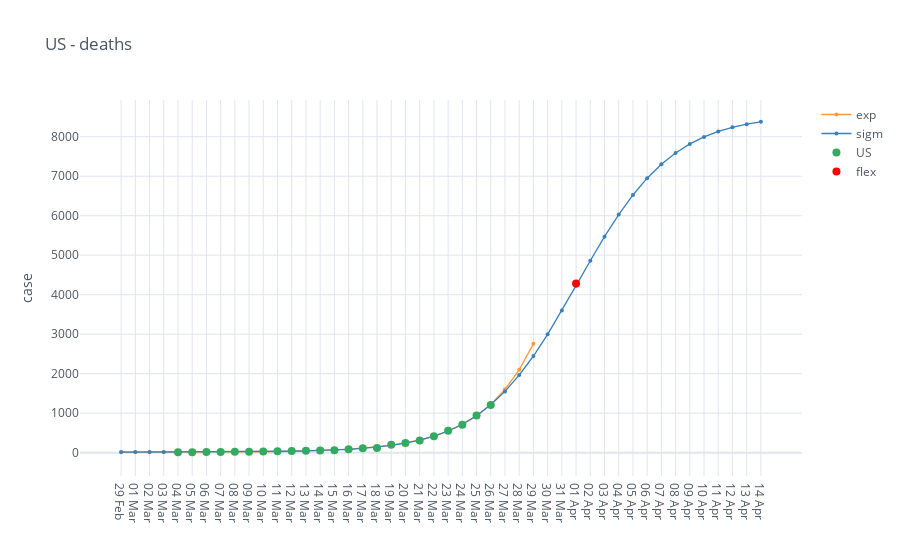

Notebook code for this chart:
### Code cell
death_cases = io.world_load_cases(io.get_filename_death_cases(), [country])
condition = death_cases[country] >= 10
death_cases = death_cases[condition]
# deaths
fig_analysis = mp.iplot_analysis_plot(death_cases, title=country + ' - deaths', log_fitting=False)
fig_analysis.show()

### Figure 1 — Plotly figure (JSON) as saved in the notebook; plotly's stock layout.template omitted (floating-point values rounded to 4 significant figures)
{"data": [{"line": {"color": "rgba(255, 153, 51, 1.0)", "dash": "solid", "shape": "linear", "width": 1.3}, "marker": {"size": 4, "symbol": "circle"}, "mode": "lines+markers", "name": "exp", "text": "", "type": "scatter", "x": ["29 Feb", "01 Mar", "02 Mar", "03 Mar", "04 Mar", "05 Mar", "06 Mar", "07 Mar", "08 Mar", "09 Mar", "10 Mar", "11 Mar", "12 Mar", "13 Mar", "14 Mar", "15 Mar", "16 Mar", "17 Mar", "18 Mar", "19 Mar", "20 Mar", "21 Mar", "22 Mar", "23 Mar", "24 Mar", "25 Mar", "26 Mar", "27 Mar", "28 Mar", "29 Mar", "30 Mar", "31 Mar", "01 Apr", "02 Apr", "03 Apr", "04 Apr", "05 Apr", "06 Apr", "07 Apr", "08 Apr", "09 Apr", "10 Apr", "11 Apr", "12 Apr", "13 Apr", "14 Apr"], "y": [9.9, 10.21, 10.62, 11.16, 11.87, 12.81, 14.03, 15.64, 17.76, 20.55, 24.2, 29.01, 35.32, 43.62, 54.53, 68.86, 87.69, 112.4, 145.0, 187.7, 243.9, 317.7, 414.7, 542.2, 709.7, 929.8, 1219.0, 1599.0, 2099.0, 2755.0, "", "", "", "", "", "", "", "", "", "", "", "", "", "", "", ""]}, {"line": {"color": "rgba(55, 128, 191, 1.0)", "dash": "solid", "shape": "linear", "width": 1.3}, "marker": {"size": 4, "symbol": "circle"}, "mode": "lines+markers", "name": "sigm", "text": "", "type": "scatter", "x": ["29 Feb", "01 Mar", "02 Mar", "03 Mar", "04 Mar", "05 Mar", "06 Mar", "07 Mar", "08 Mar", "09 Mar", "10 Mar", "11 Mar", "12 Mar", "13 Mar", "14 Mar", "15 Mar", "16 Mar", "17 Mar", "18 Mar", "19 Mar", "20 Mar", "21 Mar", "22 Mar", "23 Mar", "24 Mar", "25 Mar", "26 Mar", "27 Mar", "28 Mar", "29 Mar", "30 Mar", "31 Mar", "01 Apr", "02 Apr", "03 Apr", "04 Apr", "05 Apr", "06 Apr", "07 Apr", "08 Apr", "09 Apr", "10 Apr", "11 Apr", "12 Apr", "13 Apr", "14 Apr"], "y": [14.12, 14.33, 14.61, 14.99, 15.5, 16.19, 17.11, 18.36, 20.04, 22.3, 25.34, 29.44, 34.95, 42.37, 52.33, 65.72, 83.69, 107.8, 140.0, 183.0, 240.3, 316.2, 416.4, 547.4, 717.5, 935.4, 1211.0, 1551.0, 1963.0, 2447.0, 2997.0, 3598.0, 4228.0, 4861.0, 5469.0, 6029.0, 6526.0, 6951.0, 7304.0, 7590.0, 7818.0, 7996.0, 8133.0, 8238.0, 8318.0, 8378.0]}, {"line": {"color": "rgba(50, 171, 96, 1.0)", "dash": "solid", "shape": "linear", "width": 1.3}, "marker": {"size": 8, "symbol": "circle"}, "mode": "markers", "name": "US", "text": "", "type": "scatter", "x": ["29 Feb", "01 Mar", "02 Mar", "03 Mar", "04 Mar", "05 Mar", "06 Mar", "07 Mar", "08 Mar", "09 Mar", "10 Mar", "11 Mar", "12 Mar", "13 Mar", "14 Mar", "15 Mar", "16 Mar", "17 Mar", "18 Mar", "19 Mar", "20 Mar", "21 Mar", "22 Mar", "23 Mar", "24 Mar", "25 Mar", "26 Mar", "27 Mar", "28 Mar", "29 Mar", "30 Mar", "31 Mar", "01 Apr", "02 Apr", "03 Apr", "04 Apr", "05 Apr", "06 Apr", "07 Apr", "08 Apr", "09 Apr", "10 Apr", "11 Apr", "12 Apr", "13 Apr", "14 Apr"], "y": ["", "", "", "", 11.0, 12.0, 14.0, 17.0, 21.0, 22.0, 28.0, 36.0, 40.0, 47.0, 54.0, 63.0, 85.0, 108.0, 118.0, 200.0, 244.0, 307.0, 417.0, 557.0, 706.0, 942.0, 1209.0, "", "", "", "", "", "", "", "", "", "", "", "", "", "", "", "", "", "", ""]}, {"marker": {"color": "rgba(255, 0, 0, 125)", "size": 8}, "mode": "markers", "name": "flex", "type": "scatter", "x": ["01 Apr"], "y": [4285.0]}], "layout": {"legend": {"bgcolor": "#FFFFFF", "font": {"color": "#4D5663"}}, "paper_bgcolor": "#FFFFFF", "plot_bgcolor": "#FFFFFF", "title": {"font": {"color": "#4D5663"}, "text": "US - deaths"}, "xaxis": {"gridcolor": "#E1E5ED", "showgrid": true, "tickfont": {"color": "#4D5663"}, "title": {"font": {"color": "#4D5663"}, "text": ""}, "zerolinecolor": "#E1E5ED"}, "yaxis": {"gridcolor": "#E1E5ED", "showgrid": true, "tickfont": {"color": "#4D5663"}, "title": {"font": {"color": "#4D5663"}, "text": "case"}, "zerolinecolor": "#E1E5ED"}}}
